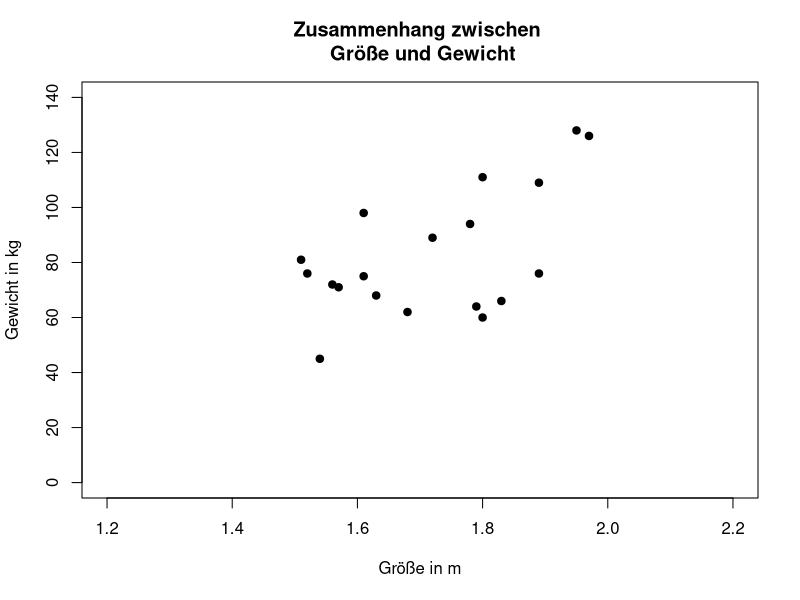
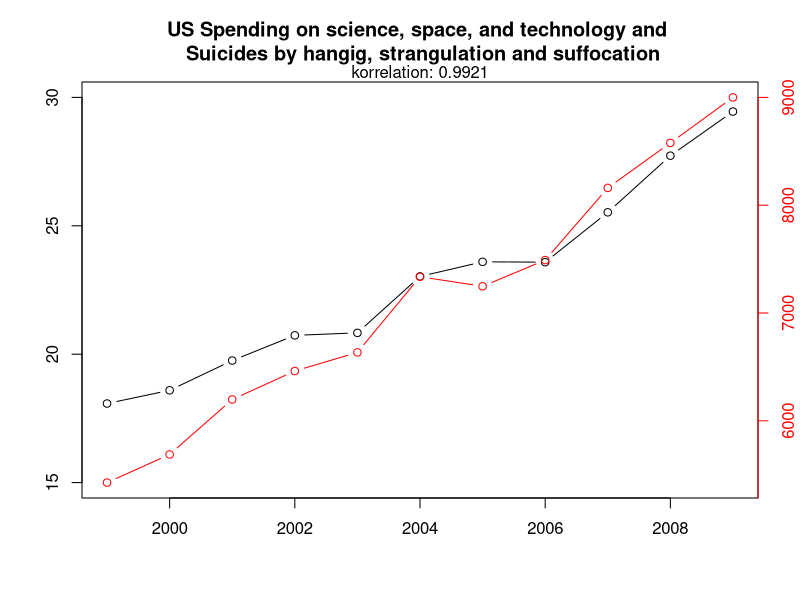

Write the R code that produced these figures, in order.
## ---- chunk 1
library(knitr)
library(fGarch)
knitr::opts_chunk$set(echo = TRUE, cache=TRUE, size="scriptsize", 
                      fig.align = "center")
def.chunk.hook  <- knitr::knit_hooks$get("chunk")
knitr::knit_hooks$set(chunk = function(x, options) {
  x <- def.chunk.hook(x, options)
  ifelse(options$size != "normalsize", paste0("\n \\", options$size,"\n\n", x, "\n\n \\normalsize"), x)
})

## ---- chunk 2
height <- c(1.63,1.51,1.56,1.95,1.8,1.79,1.78,1.68,1.89,1.61,1.89,1.97,1.61,
            1.57,1.83,1.8,1.72,1.52,1.54)
weight <- c(68,81,72,128,60,64,94,62,109,75,76,126,98,71,66,111,89,76,45)

hw <- data.frame(height, weight)
kable(hw, col.names=c("Größe (m)","Gewicht (kg)"))

## ---- chunk 3
plot(x=height, y=weight, pch=19, main="Zusammenhang zwischen \n Größe und Gewicht",
     ylab="Gewicht in kg", xlab="Größe in m", ylim=c(0, 140), xlim=c(1.2, 2.2))
## ---- chunk 4
# Suicides by hangig, strangulation and suffocation (count)
x <-c(5427, 5688, 6198, 6462, 6635, 7336, 7248, 7491, 8161, 8578, 9000)
# US Spending on science, space, and technology (bn dollars)
y <- c(18.079, 18.594, 19.753, 20.734, 20.831, 23.029, 23.597, 23.584, 25.525, 27.731, 29.449)
# Time
t <- 1999:2009
plot(t,y, ylim=c(15,30), type="b", ylab="", xlab="", 
     main="US Spending on science, space, and technology and \n Suicides by hangig, strangulation and suffocation")
mtext(paste("korrelation:",signif(cor(x,y),digits=4)))
par(new=T)
plot(t, x, type = "b", axes = FALSE, bty = "n", xlab = "", ylab = "", col="red")
axis(side=4, at = pretty(range(x)), col="red", col.axis="red")
